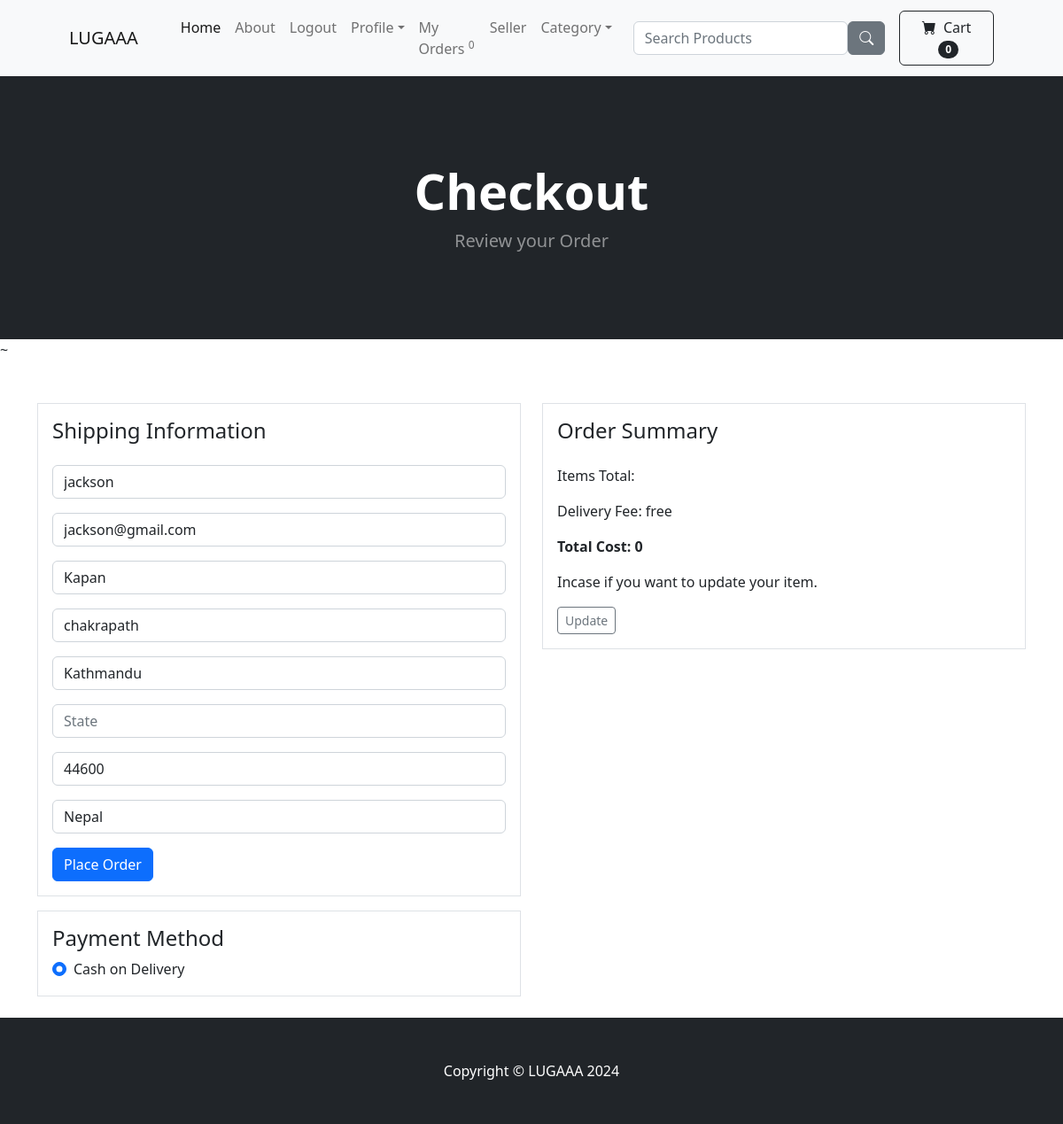
Screenshot of /payment/checkout/ (signed in) with the database file from the repository.
### payment/models.py (models this page shows, shortened)
class ShippingAddress(models.Model):
    user = models.ForeignKey(User, on_delete=models.CASCADE, null=True, blank=True)
    shipping_fullname = models.CharField(max_length=255)
    shipping_email = models.CharField(max_length=255)
    shipping_address1 = models.CharField(max_length=255)
    shipping_address2 = models.CharField(max_length=255)
    shipping_city= models.CharField(max_length=255)
    shipping_state= models.CharField(max_length=255, null = True, blank=True)
    shipping_zipcode = models.CharField(max_length=255, null = True, blank=True)
    shipping_country = models.CharField(max_length=255)
    class Meta:
        verbose_name_plural = "Shipping Address"

### payment/views.py (the view)
# urls.py: path('checkout/', views.check_out, name='checkout'),#urlpatterns for checkout
def check_out(request):
    cart = Cart(request)
    cart_products = cart.get_prods
    quantities = cart.get_quants
    totals = cart.cart_total()
    if request.user.is_authenticated:
        shipping_user = ShippingAddress.objects.get(user=request.user)
        shipping_form = ShippingForm(request.POST or None, instance=shipping_user)
        return render(request, "payment/checkout.html", {'cart_products': cart_products,   "quantities": quantities, "totals": totals, "shipping_form": shipping_form})
    else:
        shipping_form = ShippingForm(request.POST or None)
        return render(request, "payment/checkout.html", {'cart_products': cart_products,   "quantities": quantities, "totals": totals,"shipping_form": shipping_form })

### admin_dashboard/context_processor.py (called while the page is built)
def order_notify(request):
    order = Order.objects.filter(status = 'Pending').count()
    return  {'notification_count': order}

### cart/cart.py (called while the page is built, shortened)
    def __len__(self):
        return len(self.cart)

    def get_prods(self):
        product_ids = self.cart.keys()
        products = Product.objects.filter(id__in=product_ids)
        return products

    def cart_total(self):
        product_id= self.cart.keys()
        products = Product.objects.filter(id__in=product_id)
        quantities = self.cart
        total = Decimal('0') #initializing at 0
        return total

### cart/context_processor.py (called while the page is built)
def cart(request):
    return {'cart': Cart(request)}

### store/context_processor.py (called while the page is built)
def user_order_notify(request):
    user = request.user.pk
    order = Order.objects.filter(user = user, status = 'Pending').count()
    return  {'user_order_count': order}

### payment/templates/payment/checkout.html (shortened to what this page needs)
{% extends 'base.html'%}
{%block content%}
<header class="bg-dark py-5">
    <div class="container px-4 px-lg-5 my-5">
        <div class="text-center text-white">
            <h1 class="display-4 fw-bolder">Checkout</h1>
            <p class="lead fw-normal text-white-50 mb-0">Review your Order</p>
        </div>
    </div>
</header>
~
<div class="container mt-5">
    <div class="row">
        <div class="col-md-6 mb-4">
            <div class="border p-3">
                <h4 class="mb-4">Shipping Information</h4>
                <form method = "POST" action="{%url 'billing_info'%}">
                    {{shipping_form.as_p}}
                    <div class="text-right mt-3">
                        <button type="submit" class="btn btn-primary">Place Order</button>
                    </div>
                </form>
            </div>
            <div class="border mt-3 p-3">
                <h4>Payment Method</h4>
                <div class="form-check">
                    <input class="form-check-input" type="radio" name="paymentMethod" id="cod" checked>
                    <label class="form-check-label" for="cod">
                        Cash on Delivery
                    </label>
                </div>
            </div>
        </div>
        <div class="col-md-6">
            <div class="border p-3">
                <h4 class="mb-4">Order Summary</h4>
                <div class="order-summary">
                    <p>Items Total:  </p>
                    <p>Delivery Fee: <span class="float-right">free</span></p>
                    <strong><p>Total Cost: <span class="float-right">{{totals}}</span></p></strong>
                    <p>Incase if you want to update your item.</p>
                    <a href="{% url 'cart_summary' %}" class="btn btn-sm btn-outline-secondary">Update</a>
                </div>
            </div>
        </div>
    </div>
</div>
{% endblock %}

### rows the page displays
ShippingAddress: shipping_fullname "jackson", shipping_email "jackson@gmail.com", shipping_address1 "Kapan", shipping_address2 "chakrapath", shipping_city "Kathmandu", shipping_zipcode "44600", shipping_country "Nepal"

### other values shown
{{ user_order_count }} "0"
{{ cart|length }} "0"
{{ totals }} "0"
